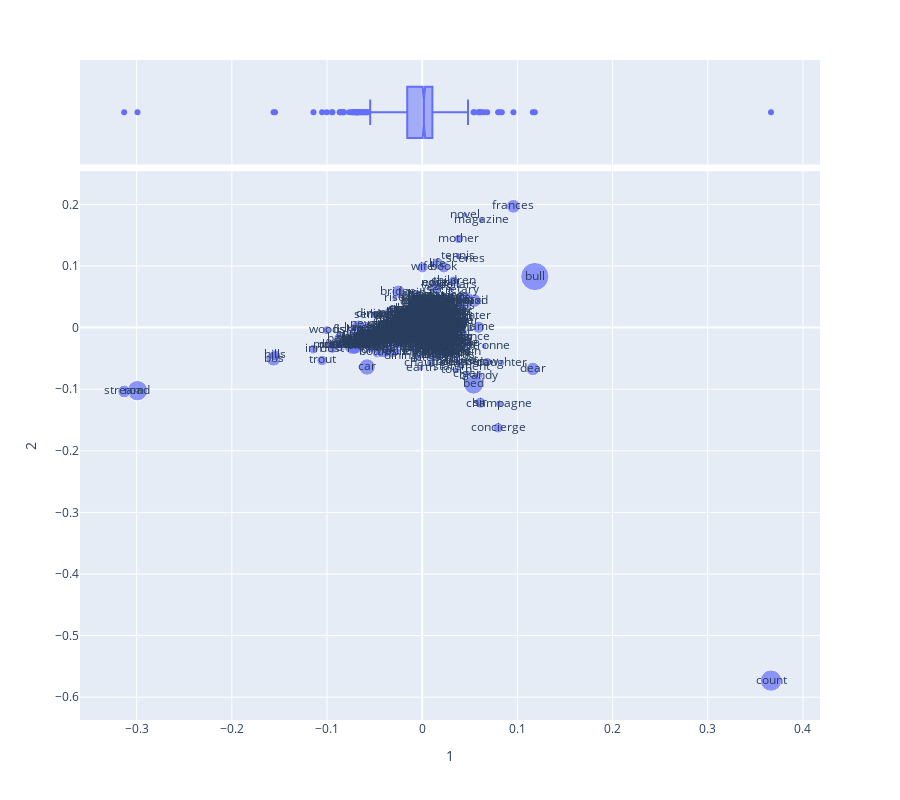

Notebook code cell kept with this figure:
### Code cell
vis_loadings(1, 2)

### Figure 1 — Plotly figure (JSON) as saved in the notebook; plotly's stock layout.template omitted (floating-point values rounded to 4 significant figures; data arrays with more than 128 entries replaced by an {"elided": "..."} marker saying what was removed)
{"data": [{"hovertemplate": "1=%{x}<br>2=%{y}<br>size=%{marker.size}<br>term_str=%{text}<extra></extra>", "legendgroup": "", "marker": {"color": "#636efa", "size": {"elided": "1000 int values"}, "sizemode": "area", "sizeref": 0.2925, "symbol": "circle"}, "mode": "markers+text", "name": "", "orientation": "v", "showlegend": false, "text": {"elided": "1000 str values"}, "type": "scatter", "x": {"elided": "1000 float values"}, "xaxis": "x", "y": {"elided": "1000 float values"}, "yaxis": "y"}, {"alignmentgroup": "True", "hovertemplate": "1=%{x}<extra></extra>", "legendgroup": "", "marker": {"color": "#636efa", "symbol": "circle"}, "name": "", "notched": true, "offsetgroup": "", "showlegend": false, "type": "box", "x": {"elided": "1000 float values"}, "xaxis": "x2", "yaxis": "y2"}], "layout": {"height": 800, "legend": {"itemsizing": "constant", "tracegroupgap": 0}, "margin": {"t": 60}, "xaxis": {"anchor": "y", "domain": [0, 1], "title": {"text": "1"}}, "xaxis2": {"anchor": "y2", "domain": [0, 1], "matches": "x", "showgrid": true, "showticklabels": false}, "yaxis": {"anchor": "x", "domain": [0, 0.8316], "title": {"text": "2"}}, "yaxis2": {"anchor": "x2", "domain": [0.8416, 1], "matches": "y2", "showgrid": false, "showline": false, "showticklabels": false, "ticks": ""}}}
